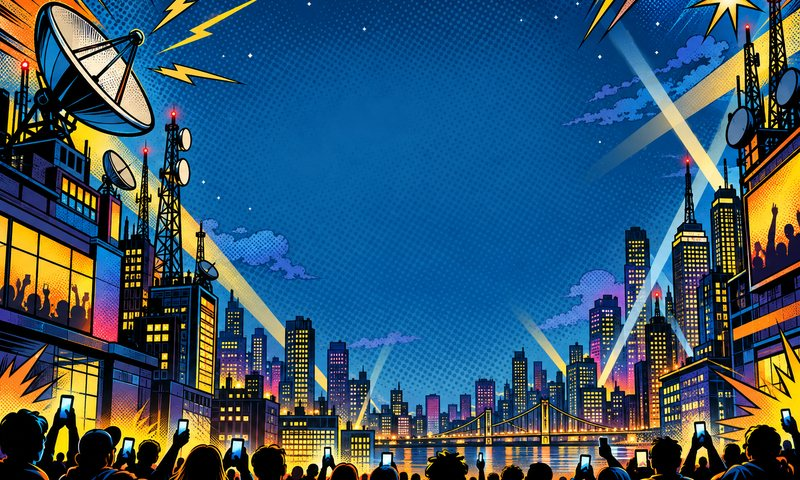
#> input picture inkypi-weather/package/InkyPi/src/plugins/live_radar/liveradar_backdrop_prime.jpg, 800 x 480 px
$ python -i epaper_7in5_adapter.py   (imports and definitions only)
#> lines starting #> are read from the running program, lines starting #| are printed output that depends on the picture; after the words box and inside, x2 and y2 are one past the last pixel; in counts of white or black regions, pixels touching at a corner belong together
#> further down, picture is the input picture: PIL image 800x480 RGB; mean R, G, B 53.7, 86.3, 108.5
import os
import sys
from typing import Dict, Optional, Tuple

from PIL import Image, ImageFont


SOURCE_SIZE: Tuple[int, int] = (1360, 480)
TARGET_SIZE: Tuple[int, int] = (800, 480)
DEFAULT_ADAPT_MODE = os.environ.get("EPAPER_ADAPT_MODE", "squash").strip().lower()


class CanvasEPD:
    width = SOURCE_SIZE[0]
    height = SOURCE_SIZE[1]


def _resample_filter():
    if hasattr(Image, "Resampling"):
        return Image.Resampling.LANCZOS
    return Image.LANCZOS


# [15 lines left out: function load_fonts, not called in this run]


def adapt_for_7in5(image: Image.Image, mode: Optional[str] = None) -> Image.Image:
    mode = (mode or DEFAULT_ADAPT_MODE).strip().lower()
    source = image.convert("L")
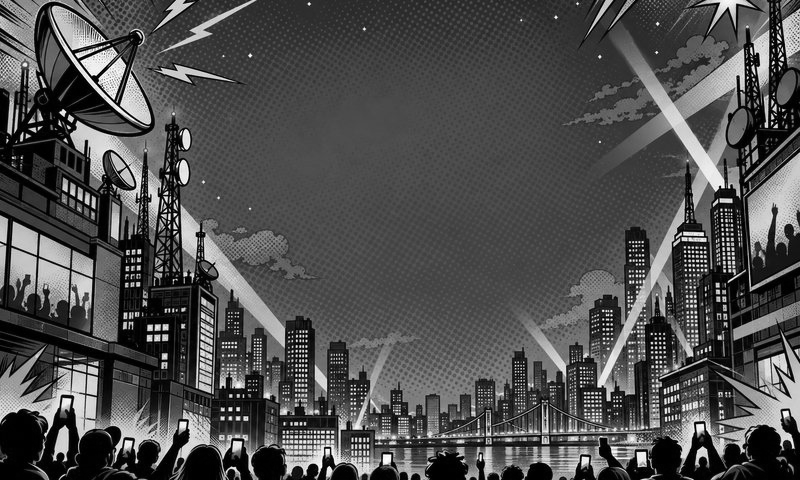
#> source: PIL image 800x480 L; min 0, max 254, mean 79.1

    if mode == "squash":
        # Keeps every 10.85-inch widget visible at 800x480, but compresses width.
        adapted = source.resize(TARGET_SIZE, _resample_filter())
    elif mode == "fit":
        # Keeps aspect ratio and all content, with vertical whitespace.
        scale = min(TARGET_SIZE[0] / source.width, TARGET_SIZE[1] / source.height)
        resized_size = (max(1, int(source.width * scale)), max(1, int(source.height * scale)))
        resized = source.resize(resized_size, _resample_filter())
        adapted = Image.new("L", TARGET_SIZE, 255)
        adapted.paste(resized, ((TARGET_SIZE[0] - resized.width) // 2, (TARGET_SIZE[1] - resized.height) // 2))
    elif mode in {"crop-left", "crop-center", "crop-right"}:
        # Keeps original scale, but only one 800px window is visible.
        if source.height != TARGET_SIZE[1]:
            source = source.resize((source.width, TARGET_SIZE[1]), _resample_filter())
        if mode == "crop-left":
            left = 0
        elif mode == "crop-right":
            left = max(0, source.width - TARGET_SIZE[0])
        else:
            left = max(0, (source.width - TARGET_SIZE[0]) // 2)
        adapted = source.crop((left, 0, left + TARGET_SIZE[0], TARGET_SIZE[1]))
    else:
        raise ValueError("EPAPER_ADAPT_MODE must be squash, fit, crop-left, crop-center, or crop-right")

    return adapted.point(lambda pixel: 0 if pixel < 160 else 255, "1")
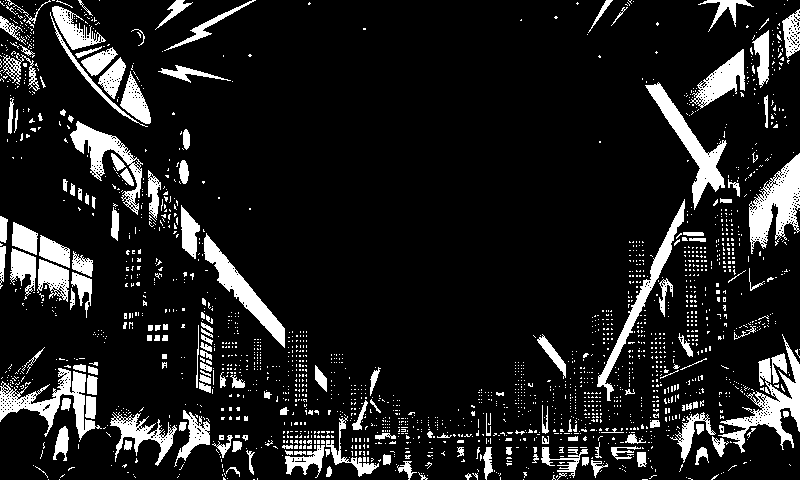
#> returned value: PIL image 800x480 1; 12.3% white; 2083 white regions (1912 under 20 px), largest, box (x1, y1, x2, y2) and area: (749, 153, 800, 254) 2556, (718, 334, 800, 453) 2535, (645, 82, 727, 210) 2256


# [34 lines left out: functions save_preview_outputs, import_epd7in5_v2, not called in this run]

>>> from PIL import Image
>>> picture = Image.open('../../inkypi-weather/package/InkyPi/src/plugins/live_radar/liveradar_backdrop_prime.jpg')
>>> result = adapt_for_7in5(picture)

$ run again, on inkypi-weather/package/InkyPi/src/plugins/live_radar/liveradar_backdrop_quiet.jpg
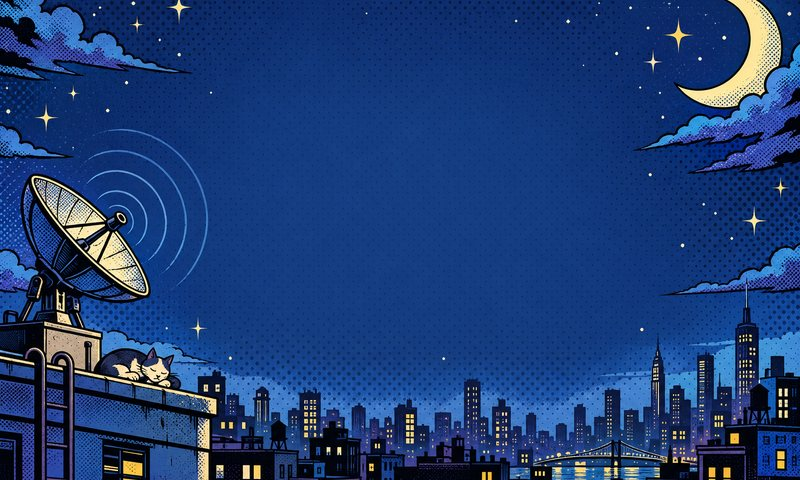
#> input picture inkypi-weather/package/InkyPi/src/plugins/live_radar/liveradar_backdrop_quiet.jpg, 800 x 480 px
#> picture is the input picture: PIL image 800x480 RGB; mean R, G, B 29.3, 61, 118
#> in adapt_for_7in5, `source = image.convert("L")`:
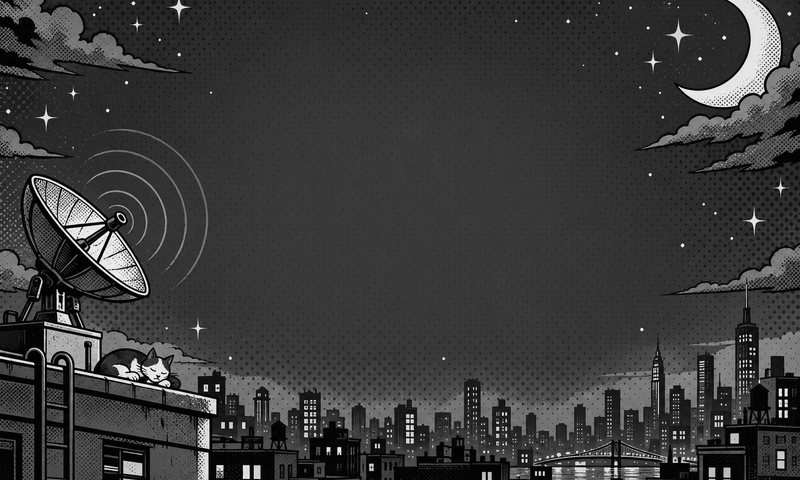
#> source: PIL image 800x480 L; min 0, max 255, mean 58.1
#> in adapt_for_7in5, `return adapted.point(lambda pixel: 0 if pixel < 160 else 255, "1")`:
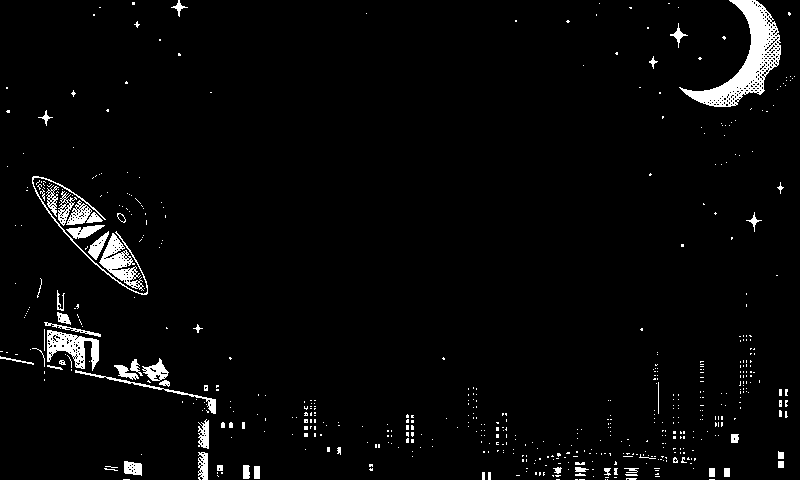
#> returned value: PIL image 800x480 1; 3.2% white; 583 white regions (519 under 20 px), largest, box (x1, y1, x2, y2) and area: (679, 0, 781, 107) 3313, (47, 330, 99, 371) 1024, (99, 233, 144, 291) 959
